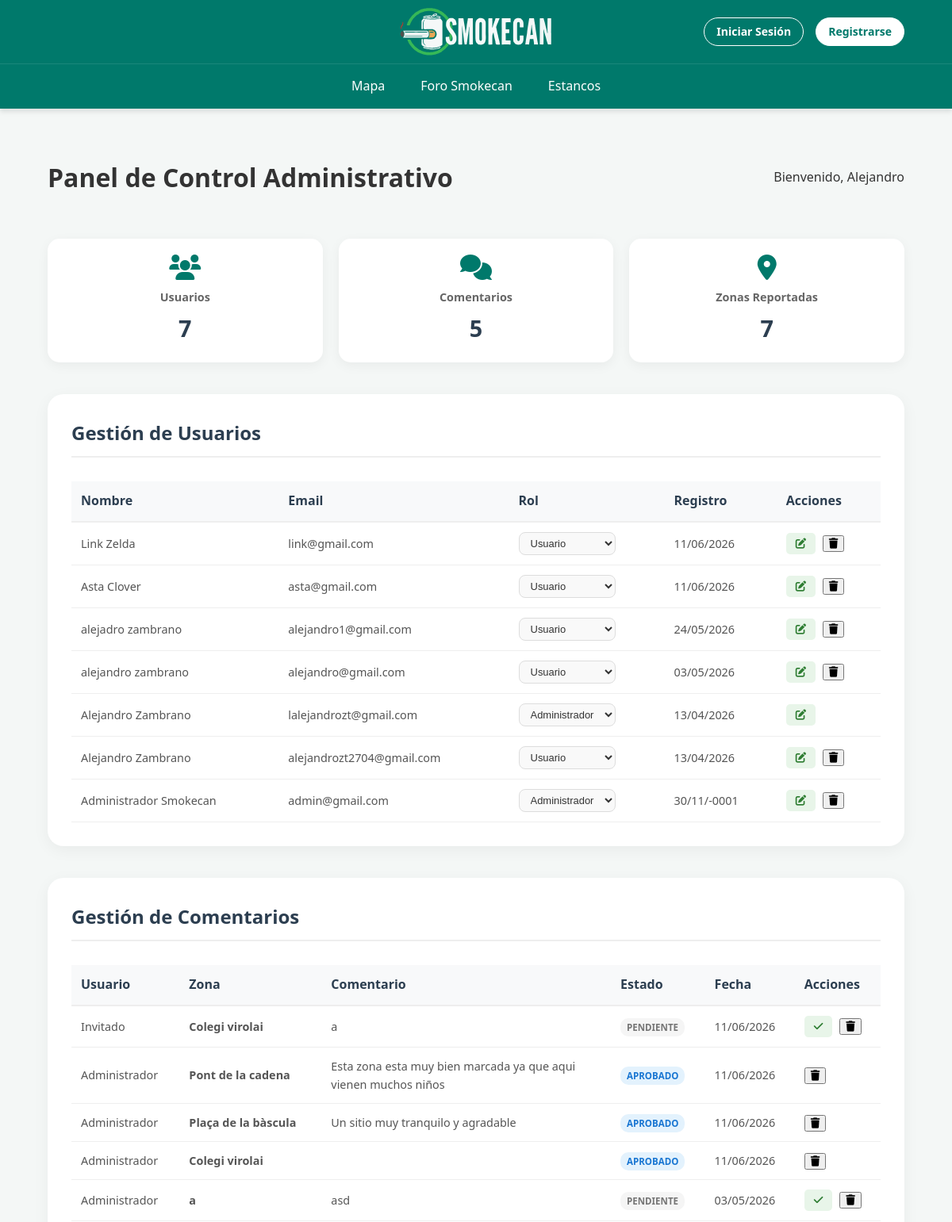
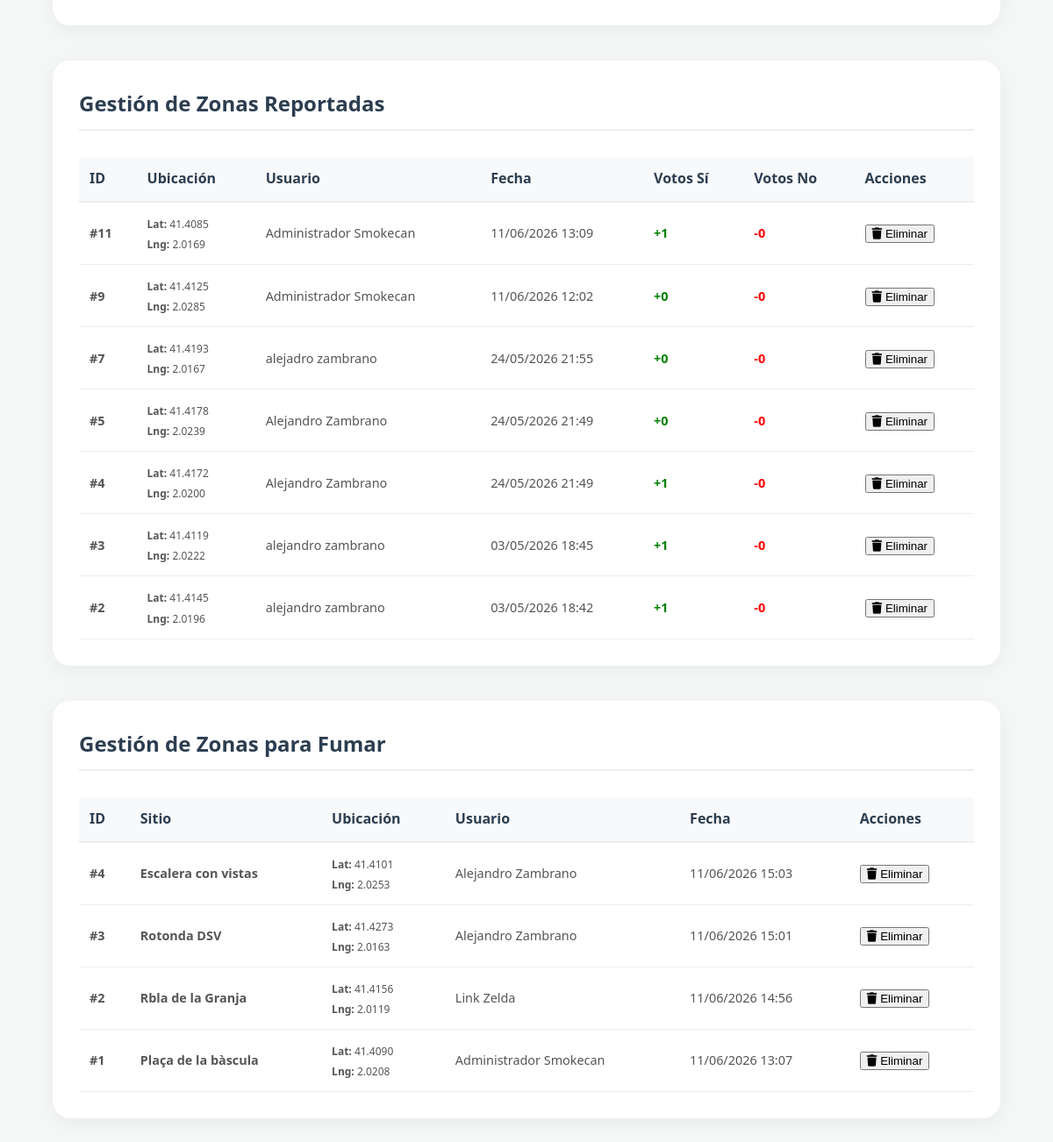
The app's page /admin.php (signed in) with its own data (2 pictures, top to bottom).
### tables this page shows
CREATE TABLE `usuario` (
  `id` int(50) NOT NULL,
  `nombre` varchar(50) NOT NULL,
  `apellidos` varchar(50) NOT NULL,
  `email` varchar(50) NOT NULL,
  `password` varchar(255) NOT NULL,
  `rol` enum('user','admin') DEFAULT 'user',
  `fecha_registro` date NOT NULL,
  `avatar` varchar(255) DEFAULT 'img/icono-usuario.png'
);

CREATE TABLE `comentarios` (
  `id` int(11) NOT NULL,
  `sitio` varchar(255) NOT NULL,
  `valoracion` int(11) NOT NULL,
  `comentario` text DEFAULT NULL,
  `foto` varchar(255) DEFAULT NULL,
  `usuario_id` int(11) DEFAULT NULL,
  `usuario_nombre` varchar(100) DEFAULT NULL,
  `estado` enum('pendiente','aprobado') DEFAULT 'pendiente',
  `fecha` timestamp NOT NULL DEFAULT current_timestamp()
);

CREATE TABLE `zonas_usuarios` (
  `id` int(11) NOT NULL,
  `lat` double NOT NULL,
  `lng` double NOT NULL,
  `usuario_id` int(11) NOT NULL,
  `fecha` timestamp NOT NULL DEFAULT current_timestamp(),
  `nombre_sitio` varchar(255) DEFAULT NULL,
  `tipo_zona` varchar(50) DEFAULT 'libre_humo'
);

CREATE TABLE `zonas_para_fumar` (
  `id` int(11) NOT NULL,
  `lat` decimal(10,6) NOT NULL,
  `lng` decimal(10,6) NOT NULL,
  `usuario_id` int(11) NOT NULL,
  `nombre_sitio` varchar(255) DEFAULT NULL,
  `fecha` timestamp NOT NULL DEFAULT current_timestamp()
);

### admin.php (the view, shortened to what this page needs)
<?php
require 'conexion.php';
$total_usuarios = $conn->query("SELECT COUNT(*) as total FROM usuario")->fetch_assoc()['total'];
$total_comentarios = $conn->query("SELECT COUNT(*) as total FROM comentarios")->fetch_assoc()['total'];
$total_zonas = $conn->query("SELECT COUNT(*) as total FROM zonas_usuarios")->fetch_assoc()['total'];
$usuarios = $conn->query("SELECT id, nombre, apellidos, email, rol, fecha_registro FROM usuario ORDER BY fecha_registro DESC");
$comentarios = $conn->query("SELECT * FROM comentarios ORDER BY fecha DESC");
$zonas = $conn->query("SELECT z.id, z.lat, z.lng, z.fecha, u.nombre, u.apellidos,
        (SELECT COUNT(*) FROM votos_zonas WHERE zona_id = z.id AND voto = 1) as votos_si,
        (SELECT COUNT(*) FROM votos_zonas WHERE zona_id = z.id AND voto = 0) as votos_no
        FROM zonas_usuarios z
        JOIN usuario u ON z.usuario_id = u.id
        ORDER BY z.fecha DESC");
$zonas_fumar = $conn->query("SELECT z.id, z.lat, z.lng, z.fecha, z.nombre_sitio, u.nombre, u.apellidos
        FROM zonas_para_fumar z
        JOIN usuario u ON z.usuario_id = u.id
        ORDER BY z.fecha DESC");
?>
<!DOCTYPE html>
<html lang="es">
<head>
    <link rel="stylesheet" href="css/style.css?v=8">
    <link rel="stylesheet" href="https://cdnjs.cloudflare.com/ajax/libs/font-awesome/6.0.0/css/all.min.css">
</head>
<body>
    <header class="cabecera-contenedor">
        <div class="cabecera-principal">
            <div class="cabecera-espacio-izq"></div>
            <div class="logo">
                <a href="index.html?v=8"><img src="img/smokecan-logo.svg" alt="Logo SMOKECAN"></a>
            </div>
            <div class="cabecera-espacio-der"></div>
        </div>
        <nav class="cabecera-navegacion">
            <div class="enlaces-nav">
                <div class="enlace-item"><a href="index.html?v=8">Mapa</a></div>
                <div class="enlace-item"><a href="foro.php">Foro Smokecan</a></div>
                <div class="enlace-item"><a href="estancos.html">Estancos</a></div>
            </div>
        </nav>
    </header>
    <main class="admin-main">
        <div class="admin-header">
            <h1>Panel de Control Administrativo</h1>
            <p>Bienvenido, <?php echo $_SESSION['usuario_nombre']; ?></p>
        </div>
        <div class="stats-grid">
            <div class="stat-card">
                <i class="fa fa-users"></i>
                <h3>Usuarios</h3>
                <p><?php echo $total_usuarios; ?></p>
            </div>
            <div class="stat-card">
                <i class="fa fa-comments"></i>
                <h3>Comentarios</h3>
                <p><?php echo $total_comentarios; ?></p>
            </div>
            <div class="stat-card">
                <i class="fa fa-map-marker-alt"></i>
                <h3>Zonas Reportadas</h3>
                <p><?php echo $total_zonas; ?></p>
            </div>
        </div>
        <section class="admin-section">
            <h2>Gestión de Usuarios</h2>
            <div style="overflow-x: auto;">
                <table>
                    <thead>
                        <tr>
                            <th>Nombre</th>
                            <th>Email</th>
                            <th>Rol</th>
                            <th>Registro</th>
                            <th>Acciones</th>
                        </tr>
                    </thead>
                    <tbody>
                        <?php while($u = $usuarios->fetch_assoc()): ?>
                        <tr>
                            <td><?php echo $u['nombre'] . " " . $u['apellidos']; ?></td>
                            <td><?php echo $u['email']; ?></td>
                            <td>
                                <select onchange="cambiarRol(<?php echo $u['id']; ?>, this.value)" class="role-select">
                                    <option value="user" <?php echo $u['rol'] == 'user' ? 'selected' : ''; ?>>Usuario</option>
                                    <option value="admin" <?php echo $u['rol'] == 'admin' ? 'selected' : ''; ?>>Administrador</option>
                                </select>
                            </td>
                            <td><?php echo date('d/m/Y', strtotime($u['fecha_registro'])); ?></td>
                            <td>
                                <button class="btn-edit" onclick='abrirModalEditar(<?php echo json_encode($u); ?>)'>
                                    <i class="fa fa-edit"></i>
                                </button>
                                <?php if($u['id'] != $_SESSION['usuario_id']): ?>
                                <button class="btn-delete" onclick="eliminar('usuario', <?php echo $u['id']; ?>)">
                                    <i class="fa fa-trash"></i>
                                </button>
                                <?php endif; ?>
                            </td>
                        </tr>
                        <?php endwhile; ?>
                    </tbody>
                </table>
            </div>
        </section>
        <section class="admin-section">
            <h2>Gestión de Comentarios</h2>
            <div style="overflow-x: auto;">
                <table>
                    <thead>
                        <tr>
                            <th>Usuario</th>
                            <th>Zona</th>
                            <th>Comentario</th>
                            <th>Estado</th>
                            <th>Fecha</th>
                            <th>Acciones</th>
                        </tr>
                    </thead>
                    <tbody>
                        <?php while($c = $comentarios->fetch_assoc()): ?>
                        <tr>
                            <td><?php echo $c['usuario_nombre']; ?></td>
                            <td><b><?php echo $c['sitio']; ?></b></td>
                            <td style="max-width: 300px;"><?php echo $c['comentario']; ?></td>
                            <td>
                                <span class="badge <?php echo $c['estado'] == 'aprobado' ? 'badge-admin' : 'badge-user'; ?>">
                                    <?php echo strtoupper($c['estado']); ?>
                                </span>
                            </td>
                            <td><?php echo date('d/m/Y', strtotime($c['fecha'])); ?></td>
                            <td>
                                <?php if($c['estado'] == 'pendiente'): ?>
                                <button class="btn-edit" onclick="aprobarComentario(<?php echo $c['id']; ?>)" style="background:#e8f5e9; color:#2e7d32; margin-right:5px;" title="Aprobar">
                                    <i class="fa fa-check"></i>
                                </button>
                                <?php endif; ?>
                                <button class="btn-delete" onclick="eliminar('comentario', <?php echo $c['id']; ?>)">
                                    <i class="fa fa-trash"></i>
                                </button>
                            </td>
                        </tr>
                        <?php endwhile; ?>
                    </tbody>
                </table>
            </div>
        </section>
        <section class="admin-section">
            <h2>Gestión de Zonas Reportadas</h2>
            <div style="overflow-x: auto;">
                <table>
                    <thead>
                        <tr>
                            <th>ID</th>
                            <th>Ubicación</th>
                            <th>Usuario</th>
                            <th>Fecha</th>
                            <th>Votos Sí</th>
                            <th>Votos No</th>
                            <th>Acciones</th>
                        </tr>
                    </thead>
                    <tbody>
                        <?php while($z = $zonas->fetch_assoc()): ?>
                        <tr>
                            <td><strong>#<?php echo $z['id']; ?></strong></td>
                            <td>
                                <small>
                                    <strong>Lat:</strong> <?php echo number_format($z['lat'], 4); ?><br>
                                    <strong>Lng:</strong> <?php echo number_format($z['lng'], 4); ?>
                                </small>
                            </td>
                            <td><?php echo $z['nombre'] . " " . $z['apellidos']; ?></td>
                            <td><?php echo date('d/m/Y H:i', strtotime($z['fecha'])); ?></td>
                            <td><span style="color: green; font-weight: bold;">+<?php echo $z['votos_si']; ?></span></td>
                            <td><span style="color: red; font-weight: bold;">-<?php echo $z['votos_no']; ?></span></td>
                            <td>
                                <button class="btn-delete" onclick="eliminar('zona', <?php echo $z['id']; ?>)">
                                    <i class="fa fa-trash"></i> Eliminar
                                </button>
                            </td>
                        </tr>
                        <?php endwhile; ?>
                    </tbody>
                </table>
            </div>
        </section>
        <section class="admin-section">
            <h2>Gestión de Zonas para Fumar</h2>
            <div style="overflow-x: auto;">
                <table>
                    <thead>
                        <tr>
                            <th>ID</th>
                            <th>Sitio</th>
                            <th>Ubicación</th>
                            <th>Usuario</th>
                            <th>Fecha</th>
                            <th>Acciones</th>
                        </tr>
                    </thead>
                    <tbody>
                        <?php while($zf = $zonas_fumar->fetch_assoc()): ?>
                        <tr>
                            <td><strong>#<?php echo $zf['id']; ?></strong></td>
                            <td><b><?php echo htmlspecialchars($zf['nombre_sitio']); ?></b></td>
                            <td>
                                <small>
                                    <strong>Lat:</strong> <?php echo number_format($zf['lat'], 4); ?><br>
                                    <strong>Lng:</strong> <?php echo number_format($zf['lng'], 4); ?>
                                </small>
                            </td>
                            <td><?php echo htmlspecialchars($zf['nombre'] . " " . $zf['apellidos']); ?></td>
                            <td><?php echo date('d/m/Y H:i', strtotime($zf['fecha'])); ?></td>
                            <td>
                                <button class="btn-delete" onclick="eliminar('zona_fumar', <?php echo $zf['id']; ?>)">
                                    <i class="fa fa-trash"></i> Eliminar
                                </button>
                            </td>
                        </tr>
                        <?php endwhile; ?>
                    </tbody>
                </table>
            </div>
        </section>
    </main>
</body>
</html>

### css/style.css (style rules this page uses)
html, body { margin: 0; padding: 0; height: 100%; width: 100%; font-family: sans-serif; }
.cabecera-contenedor { width: 100%; }
.cabecera-principal { background-color: #00796B; display: flex; justify-content: space-between; align-items: center; padding: 0 15px; height: 60px; }
.logo { display: flex; align-items: center; }
.logo img { height: 64px; width: auto; max-width: 100%; display: block; }
.cabecera-navegacion { background-color: #00796B; padding: 5px 0; border-top: 1px solid rgba(255,255,255,0.1); }
.enlaces-nav { display: flex; justify-content: center; padding: 0 15px; gap: 20px; }
.enlace-item { display: inline-block; }
.enlace-item a { text-decoration: none; color: white; font-size: 16px; font-weight: bold; padding: 5px 10px; white-space: nowrap; display: block; transition: color 0.2s; }
:root { --verde-principal: #2e7d32; --verde-claro: #4caf50; --gris-fondo: #f4f7f6; --blanco: #ffffff; --texto-oscuro: #333333; --sombra: 0 4px 6px rgba(0,0,0,0.1); }
body { font-family: 'Segoe UI', Tahoma, Geneva, Verdana, sans-serif; background-color: var(--gris-fondo); color: var(--texto-oscuro); margin: 0; line-height: 1.6; }
.cabecera-contenedor { background: white; box-shadow: var(--sombra); position: sticky; top: 0; z-index: 1000; }
.cabecera-principal { display: flex; justify-content: space-between; align-items: center; padding: 10px 5%; }
.logo img { height: 64px; width: auto; }
.cabecera-navegacion { background: #00796B; padding: 10px 0; }
.enlaces-nav { display: flex; justify-content: center; gap: 25px; }
.enlaces-nav a { color: white; text-decoration: none; font-weight: 500; transition: 0.3s; }
html { scroll-behavior: smooth; }
button, .estanco-btn, .icono-menu, .social-link { cursor: pointer; }
.cabecera-espacio-izq, .cabecera-espacio-der { width: 30px; height: 20px; display: block; }
@media (min-width: 851px) { .logo { position: absolute; left: 50%; transform: translateX(-50%); } }
@media (min-width: 851px) { .cabecera-espacio-der { min-width: 240px; width: auto; height: auto; display: flex; justify-content: flex-end; } }

### admin.php (style rules this page uses)
.admin-main { padding: 40px 5%; background: #f4f7f6; min-height: 100vh; }
.admin-header { display: flex; justify-content: space-between; align-items: center; margin-bottom: 30px; }
.stats-grid { display: grid; grid-template-columns: repeat(auto-fit, minmax(200px, 1fr)); gap: 20px; margin-bottom: 40px; }
.stat-card { background: white; padding: 20px; border-radius: 15px; box-shadow: 0 4px 15px rgba(0,0,0,0.05); text-align: center; }
.stat-card i { font-size: 2em; color: #00796B; margin-bottom: 10px; }
.stat-card h3 { font-size: 0.9em; color: #666; margin: 0; }
.stat-card p { font-size: 1.8em; font-weight: bold; color: #2c3e50; margin: 5px 0 0 0; }
.admin-section { background: white; padding: 30px; border-radius: 20px; box-shadow: 0 5px 20px rgba(0,0,0,0.05); margin-bottom: 40px; }
.admin-section h2 { margin-top: 0; color: #2c3e50; border-bottom: 2px solid #eee; padding-bottom: 10px; margin-bottom: 20px; }
table { width: 100%; border-collapse: collapse; margin-top: 10px; }
th { text-align: left; padding: 12px; background: #f8f9fa; color: #2c3e50; border-bottom: 2px solid #eee; }
td { padding: 12px; border-bottom: 1px solid #eee; color: #555; font-size: 0.9em; }
.badge { padding: 4px 8px; border-radius: 10px; font-size: 0.8em; font-weight: bold; }
.badge-admin { background: #e3f2fd; color: #1976d2; }
.badge-user { background: #f5f5f5; color: #757575; }
.btn-edit { background: #e8f5e9; color: #2e7d32; border: none; padding: 6px 12px; border-radius: 5px; cursor: pointer; transition: 0.2s; margin-right: 5px; }
.role-select { padding: 5px 10px; border-radius: 8px; border: 1px solid #ddd; background: #f9f9f9; color: #333; font-size: 0.9em; cursor: pointer; outline: none; transition: 0.2s; }

### records on screen
usuario: nombre "Link", apellidos "Zelda", email "link@gmail.com", rol+id "Usuario", fecha_registro "11/06/2026"
usuario: nombre "Asta", apellidos "Clover", email "asta@gmail.com", rol+id "Usuario", fecha_registro "11/06/2026"
usuario: nombre "alejadro", apellidos "zambrano", email "alejandro1@gmail.com", rol+id "Usuario", fecha_registro "24/05/2026"
usuario: nombre "alejandro", apellidos "zambrano", email "alejandro@gmail.com", rol+id "Usuario", fecha_registro "03/05/2026"
usuario: nombre "Alejandro", apellidos "Zambrano", email "lalejandrozt@gmail.com", rol+id "Administrador", fecha_registro "13/04/2026"
usuario: nombre "Alejandro", apellidos "Zambrano", email "alejandrozt2704@gmail.com", rol+id "Usuario", fecha_registro "13/04/2026"
usuario: nombre "Administrador", apellidos "Smokecan", email "admin@gmail.com", rol+id "Administrador", fecha_registro "30/11/-0001"
comentarios: usuario_nombre "Invitado", sitio "Colegi virolai", comentario "a", estado "PENDIENTE", fecha "11/06/2026"
comentarios: usuario_nombre "Administrador", sitio "Pont de la cadena", comentario "Esta zona esta muy bien marcada ya que aqui vienen muchos niños", estado "APROBADO", fecha "11/06/2026"
comentarios: usuario_nombre "Administrador", sitio "Plaça de la bàscula", comentario "Un sitio muy tranquilo y agradable", estado "APROBADO", fecha "11/06/2026"
comentarios: usuario_nombre "Administrador", sitio "Colegi virolai", estado "APROBADO", fecha "11/06/2026"
comentarios: usuario_nombre "Administrador", sitio "a", comentario "asd", estado "PENDIENTE", fecha "03/05/2026"
zonas_usuarios: id "11", lat "41.4085", lng "2.0169", usuario.nombre "Administrador", usuario.apellidos "Smokecan", fecha "11/06/2026 13:09", votos_si "1", votos_no "0"
zonas_usuarios: id "9", lat "41.4125", lng "2.0285", usuario.nombre "Administrador", usuario.apellidos "Smokecan", fecha "11/06/2026 12:02", votos_si "0", votos_no "0"
zonas_usuarios: id "7", lat "41.4193", lng "2.0167", usuario.nombre "alejadro", usuario.apellidos "zambrano", fecha "24/05/2026 21:55", votos_si "0", votos_no "0"
zonas_usuarios: id "5", lat "41.4178", lng "2.0239", usuario.nombre "Alejandro", usuario.apellidos "Zambrano", fecha "24/05/2026 21:49", votos_si "0", votos_no "0"
zonas_usuarios: id "4", lat "41.4172", lng "2.0200", usuario.nombre "Alejandro", usuario.apellidos "Zambrano", fecha "24/05/2026 21:49", votos_si "1", votos_no "0"
zonas_usuarios: id "3", lat "41.4119", lng "2.0222", usuario.nombre "alejandro", usuario.apellidos "zambrano", fecha "03/05/2026 18:45", votos_si "1", votos_no "0"
zonas_usuarios: id "2", lat "41.4145", lng "2.0196", usuario.nombre "alejandro", usuario.apellidos "zambrano", fecha "03/05/2026 18:42", votos_si "1", votos_no "0"
zonas_para_fumar: id "4", nombre_sitio "Escalera con vistas", lat "41.4101", lng "2.0253", usuario.apellidos "Alejandro Zambrano", fecha "11/06/2026 15:03"
zonas_para_fumar: id "3", nombre_sitio "Rotonda DSV", lat "41.4273", lng "2.0163", usuario.apellidos "Alejandro Zambrano", fecha "11/06/2026 15:01"
zonas_para_fumar: id "2", nombre_sitio "Rbla de la Granja", lat "41.4156", lng "2.0119", usuario.apellidos "Link Zelda", fecha "11/06/2026 14:56"
zonas_para_fumar: id "1", nombre_sitio "Plaça de la bàscula", lat "41.4090", lng "2.0208", usuario.apellidos "Administrador Smokecan", fecha "11/06/2026 13:07"

### other values on screen
$_SESSION['usuario_nombre'] "Alejandro"
$total_usuarios "7"
$total_comentarios "5"
$total_zonas "7"
